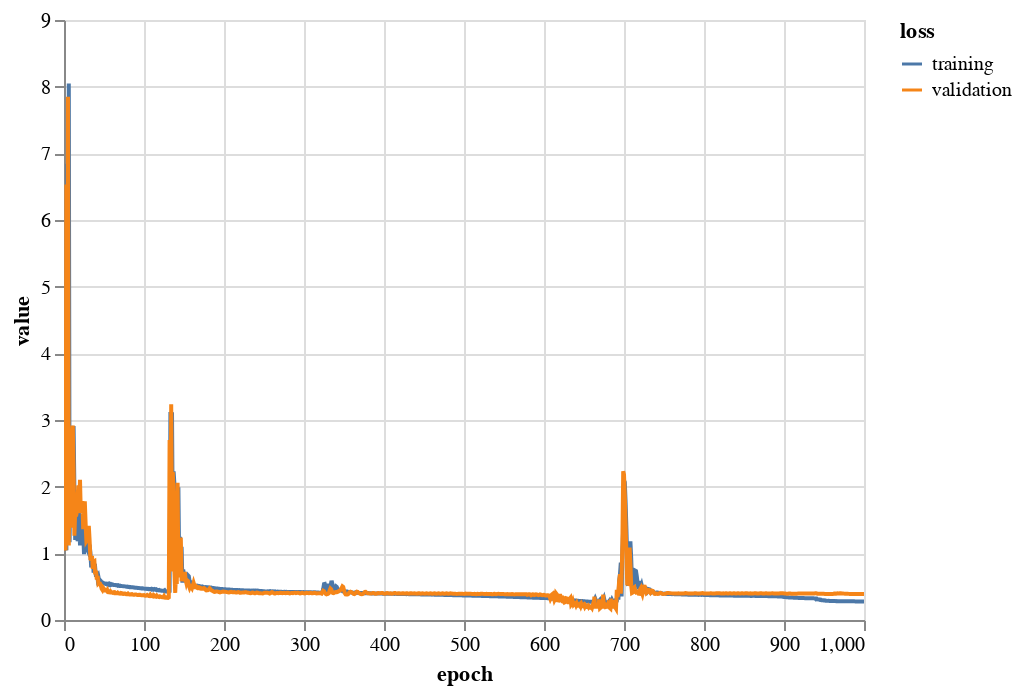

This figure's notebook cell:
### Code cell
import altair
import altair as alt

source = pd.DataFrame({
  'epoch': np.arange(nepochs)+1,
  'training': train_loss,
  'validation': val_loss
})

source = source.melt(id_vars='epoch')
source.columns = ['epoch','loss','value']

alt.Chart(source).mark_line().encode(
    x='epoch',
    y='value',
    color='loss'
).interactive()

### Figure 1 — Vega-Lite specification as saved in the notebook (floating-point values rounded to 4 significant figures; data arrays with more than 128 entries replaced by an {"elided": "..."} marker saying what was removed)
{"config": {"view": {"continuousWidth": 400, "continuousHeight": 300}}, "data": {"name": "data-96cd582d71362307ff4420dbdb603211"}, "mark": "line", "encoding": {"color": {"type": "nominal", "field": "loss"}, "x": {"type": "quantitative", "field": "epoch"}, "y": {"type": "quantitative", "field": "value"}}, "selection": {"selector005": {"type": "interval", "bind": "scales", "encodings": ["x", "y"]}}, "$schema": "https://vega.github.io/schema/vega-lite/v4.8.1.json", "datasets": {"data-96cd582d71362307ff4420dbdb603211": {"elided": "2000 records"}}}
